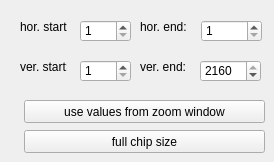
        <widget class="QWidget" name="tabBinning">
         <attribute name="title">
          <string>Binning</string>
         </attribute>
         <widget class="QLabel" name="label_26">
          <property name="geometry">
           <rect>
            <x>20</x>
            <y>20</y>
            <width>47</width>
            <height>14</height>
           </rect>
          </property>
          <property name="text">
           <string>hor. start:</string>
          </property>
         </widget>
         <widget class="QLabel" name="label_21">
          <property name="geometry">
           <rect>
            <x>140</x>
            <y>20</y>
            <width>47</width>
            <height>14</height>
           </rect>
          </property>
          <property name="text">
           <string>hor. end:</string>
          </property>
         </widget>
         <widget class="QLabel" name="label_25">
          <property name="geometry">
           <rect>
            <x>140</x>
            <y>60</y>
            <width>47</width>
            <height>14</height>
           </rect>
          </property>
          <property name="text">
           <string>ver. end:</string>
          </property>
         </widget>
         <widget class="QLabel" name="label_24">
          <property name="geometry">
           <rect>
            <x>20</x>
            <y>60</y>
            <width>47</width>
            <height>14</height>
           </rect>
          </property>
          <property name="text">
           <string>ver. start:</string>
          </property>
         </widget>
         <widget class="QSpinBox" name="spinBoxHstart">
          <property name="geometry">
           <rect>
            <x>80</x>
            <y>20</y>
            <width>51</width>
            <height>22</height>
           </rect>
          </property>
          <property name="minimum">
           <number>1</number>
          </property>
          <property name="maximum">
           <number>1004</number>
          </property>
         </widget>
         <widget class="QSpinBox" name="spinBoxHend">
          <property name="geometry">
           <rect>
            <x>201</x>
            <y>20</y>
            <width>61</width>
            <height>22</height>
           </rect>
          </property>
          <property name="minimum">
           <number>1</number>
          </property>
          <property name="maximum">
           <number>2560</number>
          </property>
          <property name="value">
           <number>1</number>
          </property>
         </widget>
         <widget class="QSpinBox" name="spinBoxVstart">
          <property name="geometry">
           <rect>
            <x>80</x>
            <y>60</y>
            <width>51</width>
            <height>22</height>
           </rect>
          </property>
          <property name="minimum">
           <number>1</number>
          </property>
          <property name="maximum">
           <number>1002</number>
          </property>
         </widget>
         <widget class="QSpinBox" name="spinBoxVend">
          <property name="geometry">
           <rect>
            <x>200</x>
            <y>60</y>
            <width>61</width>
            <height>22</height>
           </rect>
          </property>
          <property name="minimum">
           <number>1</number>
          </property>
          <property name="maximum">
           <number>2160</number>
          </property>
          <property name="value">
           <number>2160</number>
          </property>
         </widget>
         <widget class="QPushButton" name="btnUseZoomWindow">
          <property name="geometry">
           <rect>
            <x>24</x>
            <y>100</y>
            <width>241</width>
            <height>23</height>
           </rect>
          </property>
          <property name="text">
           <string>use values from zoom window</string>
          </property>
         </widget>
         <widget class="QPushButton" name="btnFullChipSize">
          <property name="geometry">
           <rect>
            <x>24</x>
            <y>130</y>
            <width>241</width>
            <height>23</height>
           </rect>
          </property>
          <property name="text">
           <string>full chip size</string>
          </property>
         </widget>
        </widget>
